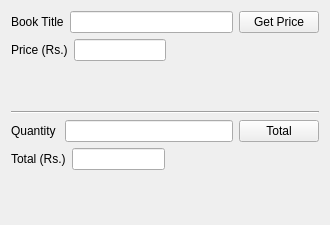
<?xml version="1.0" encoding="UTF-8"?>
<ui version="4.0">
 <class>form</class>
 <widget class="QWidget" name="form">
  <property name="geometry">
   <rect>
    <x>0</x>
    <y>0</y>
    <width>330</width>
    <height>225</height>
   </rect>
  </property>
  <property name="windowTitle">
   <string>Book Manager</string>
  </property>
  <layout class="QVBoxLayout" name="verticalLayout">
   <item>
    <layout class="QHBoxLayout" name="horizontalLayout">
     <item>
      <widget class="QLabel" name="Book_title">
       <property name="text">
        <string>Book Title</string>
       </property>
      </widget>
     </item>
     <item>
      <widget class="QLineEdit" name="t1"/>
     </item>
     <item>
      <widget class="QPushButton" name="b1">
       <property name="text">
        <string>Get Price</string>
       </property>
      </widget>
     </item>
    </layout>
   </item>
   <item>
    <layout class="QHBoxLayout" name="horizontalLayout_4">
     <item>
      <widget class="QLabel" name="Price">
       <property name="text">
        <string>Price (Rs.)</string>
       </property>
      </widget>
     </item>
     <item>
      <widget class="QLineEdit" name="t2">
       <property name="text">
        <string/>
       </property>
      </widget>
     </item>
     <item>
      <spacer name="horizontalSpacer">
       <property name="orientation">
        <enum>Qt::Horizontal</enum>
       </property>
       <property name="sizeHint" stdset="0">
        <size>
         <width>168</width>
         <height>20</height>
        </size>
       </property>
      </spacer>
     </item>
    </layout>
   </item>
   <item>
    <spacer name="verticalSpacer">
     <property name="orientation">
      <enum>Qt::Vertical</enum>
     </property>
     <property name="sizeHint" stdset="0">
      <size>
       <width>20</width>
       <height>34</height>
      </size>
     </property>
    </spacer>
   </item>
   <item>
    <widget class="Line" name="line">
     <property name="orientation">
      <enum>Qt::Horizontal</enum>
     </property>
    </widget>
   </item>
   <item>
    <layout class="QHBoxLayout" name="horizontalLayout_2">
     <item>
      <widget class="QLabel" name="Quantity">
       <property name="text">
        <string>Quantity </string>
       </property>
      </widget>
     </item>
     <item>
      <widget class="QLineEdit" name="t3"/>
     </item>
     <item>
      <widget class="QPushButton" name="b2">
       <property name="text">
        <string>Total</string>
       </property>
      </widget>
     </item>
    </layout>
   </item>
   <item>
    <layout class="QHBoxLayout" name="horizontalLayout_3">
     <item>
      <widget class="QLabel" name="total">
       <property name="text">
        <string>Total (Rs.)</string>
       </property>
      </widget>
     </item>
     <item>
      <widget class="QLineEdit" name="t4">
       <property name="text">
        <string/>
       </property>
      </widget>
     </item>
     <item>
      <spacer name="horizontalSpacer_2">
       <property name="orientation">
        <enum>Qt::Horizontal</enum>
       </property>
       <property name="sizeHint" stdset="0">
        <size>
         <width>168</width>
         <height>20</height>
        </size>
       </property>
      </spacer>
     </item>
    </layout>
   </item>
   <item>
    <spacer name="verticalSpacer_2">
     <property name="orientation">
      <enum>Qt::Vertical</enum>
     </property>
     <property name="sizeHint" stdset="0">
      <size>
       <width>20</width>
       <height>34</height>
      </size>
     </property>
    </spacer>
   </item>
  </layout>
 </widget>
 <tabstops>
  <tabstop>t1</tabstop>
  <tabstop>b1</tabstop>
  <tabstop>t2</tabstop>
  <tabstop>t3</tabstop>
  <tabstop>b2</tabstop>
  <tabstop>t4</tabstop>
 </tabstops>
 <resources/>
 <connections>
  <connection>
   <sender>b1</sender>
   <signal>clicked()</signal>
   <receiver>t2</receiver>
   <slot>show()</slot>
   <hints>
    <hint type="sourcelabel">
     <x>267</x>
     <y>23</y>
    </hint>
    <hint type="destinationlabel">
     <x>158</x>
     <y>54</y>
    </hint>
   </hints>
  </connection>
  <connection>
   <sender>b2</sender>
   <signal>clicked()</signal>
   <receiver>t4</receiver>
   <slot>show()</slot>
   <hints>
    <hint type="sourcelabel">
     <x>305</x>
     <y>132</y>
    </hint>
    <hint type="destinationlabel">
     <x>171</x>
     <y>165</y>
    </hint>
   </hints>
  </connection>
 </connections>
</ui>
